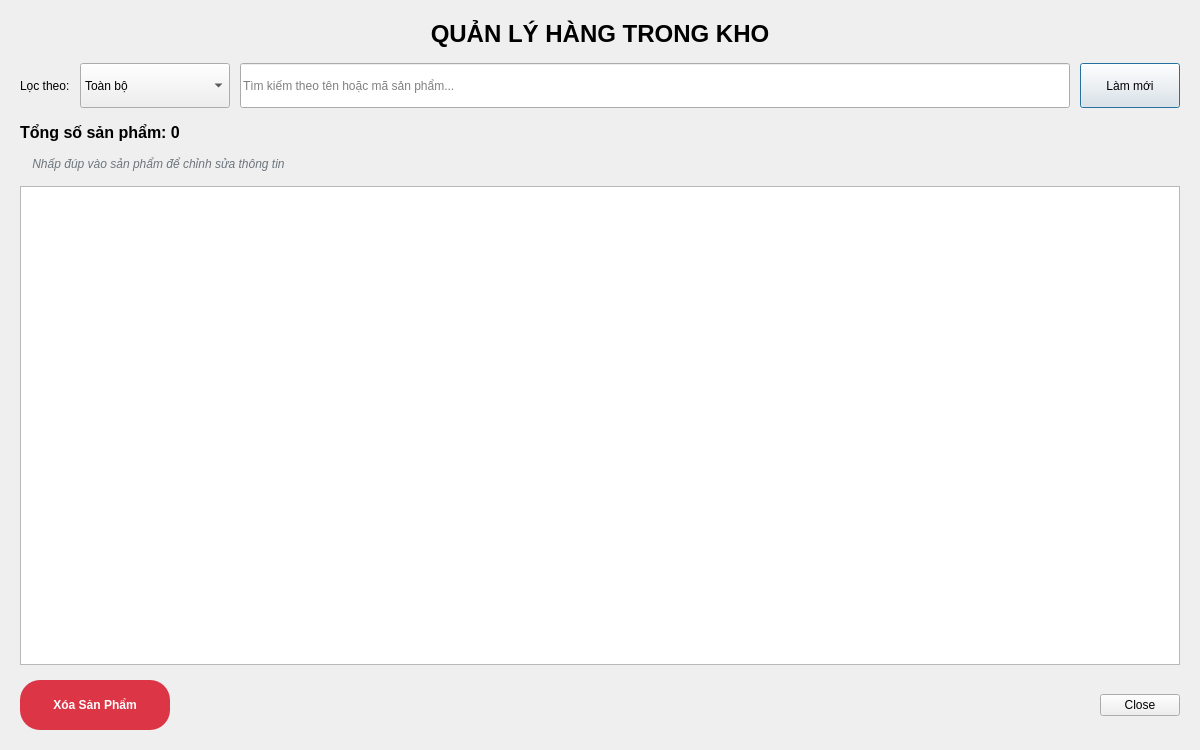
<?xml version="1.0" encoding="UTF-8"?>
<ui version="4.0">
 <class>ManageInventory</class>
 <widget class="QDialog" name="ManageInventory">
  <property name="geometry">
   <rect>
    <x>0</x>
    <y>0</y>
    <width>1200</width>
    <height>750</height>
   </rect>
  </property>
  <property name="windowTitle">
   <string>Quản Lý Hàng Trong Kho</string>
  </property>
  <property name="windowIcon">
   <iconset resource="Resource.qrc">
    <normaloff>:/icons/bag.png</normaloff>:/icons/bag.png</iconset>
  </property>
  <layout class="QVBoxLayout" name="verticalLayout">
   <property name="spacing">
    <number>15</number>
   </property>
   <property name="leftMargin">
    <number>20</number>
   </property>
   <property name="topMargin">
    <number>20</number>
   </property>
   <property name="rightMargin">
    <number>20</number>
   </property>
   <property name="bottomMargin">
    <number>20</number>
   </property>
   <item>
    <widget class="QLabel" name="label">
     <property name="font">
      <font>
       <pointsize>18</pointsize>
       <bold>true</bold>
      </font>
     </property>
     <property name="text">
      <string>QUẢN LÝ HÀNG TRONG KHO</string>
     </property>
     <property name="alignment">
      <set>Qt::AlignmentFlag::AlignCenter</set>
     </property>
    </widget>
   </item>
   <item>
    <layout class="QHBoxLayout" name="layoutSearch">
     <property name="spacing">
      <number>10</number>
     </property>
     <item>
      <widget class="QLabel" name="labelFilter">
       <property name="text">
        <string>Lọc theo:</string>
       </property>
      </widget>
     </item>
     <item>
      <widget class="QComboBox" name="cmbFilter">
       <property name="minimumSize">
        <size>
         <width>150</width>
         <height>45</height>
        </size>
       </property>
       <item>
        <property name="text">
         <string>Toàn bộ</string>
        </property>
       </item>
       <item>
        <property name="text">
         <string>Đồ ăn</string>
        </property>
       </item>
       <item>
        <property name="text">
         <string>Thức uống</string>
        </property>
       </item>
       <item>
        <property name="text">
         <string>Đồ gia dụng</string>
        </property>
       </item>
      </widget>
     </item>
     <item>
      <widget class="QLineEdit" name="txtSearch">
       <property name="minimumSize">
        <size>
         <width>0</width>
         <height>45</height>
        </size>
       </property>
       <property name="placeholderText">
        <string>Tìm kiếm theo tên hoặc mã sản phẩm...</string>
       </property>
      </widget>
     </item>
     <item>
      <widget class="QPushButton" name="btnRefresh">
       <property name="minimumSize">
        <size>
         <width>100</width>
         <height>45</height>
        </size>
       </property>
       <property name="text">
        <string>Làm mới</string>
       </property>
      </widget>
     </item>
    </layout>
   </item>
   <item>
    <widget class="QLabel" name="lblTotal">
     <property name="font">
      <font>
       <pointsize>12</pointsize>
       <bold>true</bold>
      </font>
     </property>
     <property name="text">
      <string>Tổng số sản phẩm: 0</string>
     </property>
    </widget>
   </item>
   <item>
    <widget class="QLabel" name="lblInstruction">
     <property name="styleSheet">
      <string notr="true">color: #6C757D; font-style: italic;</string>
     </property>
     <property name="text">
      <string>💡 Nhấp đúp vào sản phẩm để chỉnh sửa thông tin</string>
     </property>
    </widget>
   </item>
   <item>
    <widget class="QTableView" name="tableProducts">
     <property name="alternatingRowColors">
      <bool>true</bool>
     </property>
     <attribute name="horizontalHeaderMinimumSectionSize">
      <number>50</number>
     </attribute>
     <attribute name="verticalHeaderMinimumSectionSize">
      <number>50</number>
     </attribute>
     <attribute name="verticalHeaderDefaultSectionSize">
      <number>50</number>
     </attribute>
    </widget>
   </item>
   <item>
    <layout class="QHBoxLayout" name="layoutButtons">
     <item>
      <widget class="QPushButton" name="btnDelete">
       <property name="minimumSize">
        <size>
         <width>150</width>
         <height>50</height>
        </size>
       </property>
       <property name="styleSheet">
        <string notr="true">QPushButton {
    background-color: #DC3545;
    color: white;
    border: none;
    border-radius: 20px;
    font-weight: 600;
}

QPushButton:hover {
    background-color: #C82333;
}

QPushButton:pressed {
    background-color: #BD2130;
}</string>
       </property>
       <property name="text">
        <string>Xóa Sản Phẩm</string>
       </property>
      </widget>
     </item>
     <item>
      <spacer name="horizontalSpacer">
       <property name="orientation">
        <enum>Qt::Orientation::Horizontal</enum>
       </property>
       <property name="sizeHint" stdset="0">
        <size>
         <width>40</width>
         <height>20</height>
        </size>
       </property>
      </spacer>
     </item>
     <item>
      <widget class="QDialogButtonBox" name="buttonBox">
       <property name="standardButtons">
        <set>QDialogButtonBox::StandardButton::Close</set>
       </property>
      </widget>
     </item>
    </layout>
   </item>
  </layout>
 </widget>
 <resources>
  <include location="Resource.qrc"/>
 </resources>
 <connections>
  <connection>
   <sender>buttonBox</sender>
   <signal>rejected()</signal>
   <receiver>ManageInventory</receiver>
   <slot>reject()</slot>
   <hints>
    <hint type="sourcelabel">
     <x>316</x>
     <y>260</y>
    </hint>
    <hint type="destinationlabel">
     <x>286</x>
     <y>274</y>
    </hint>
   </hints>
  </connection>
 </connections>
</ui>
